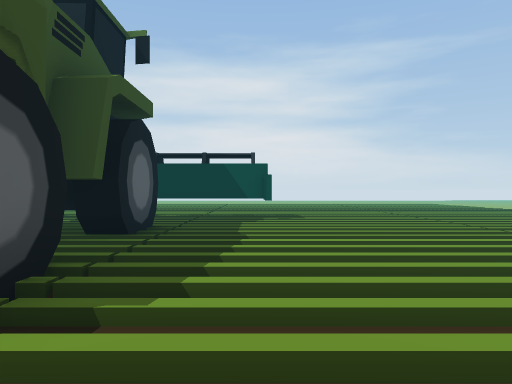
view 1 (above)

21 first-person views from a walk through a scene from a Unity 3-D project. The camera is 1.4 m above the floor, looks level and sees 70° across. The floor is counted in squares, 2 m on a side. Each view is taken from the middle of a square. On the plan, view 1 faces up. The plan holds only what a view shows up to about 11 squares ahead; the rest is blank. The place goes on beyond the plan. The player is left out. Some animated figures are left out. Some surface patterns are stand-ins.

view 2
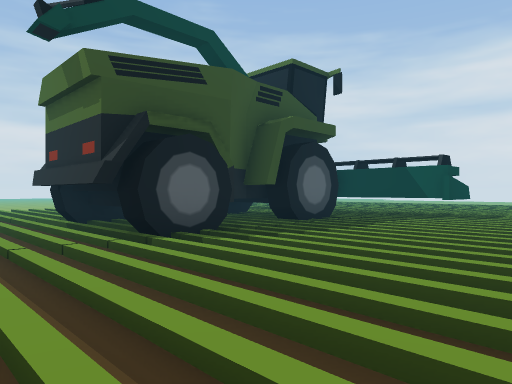

view 3
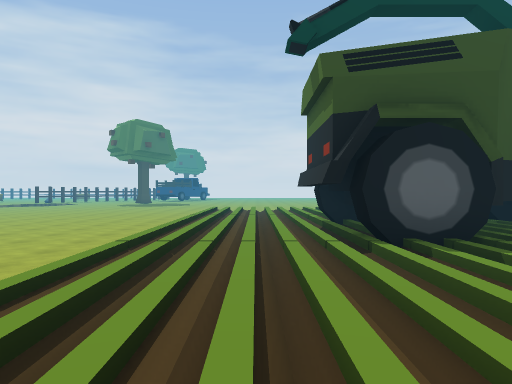

view 4
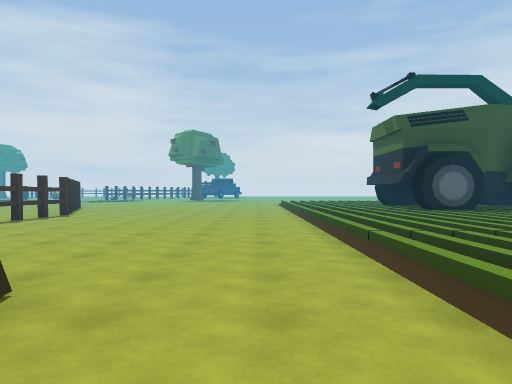

view 5
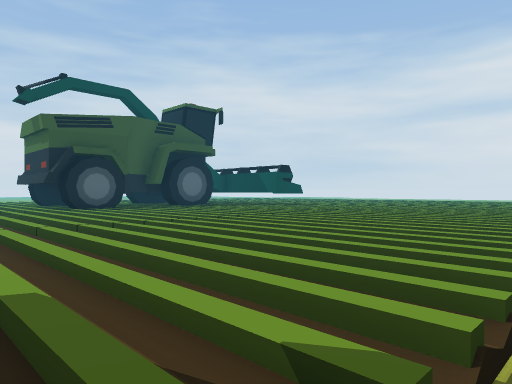

view 6
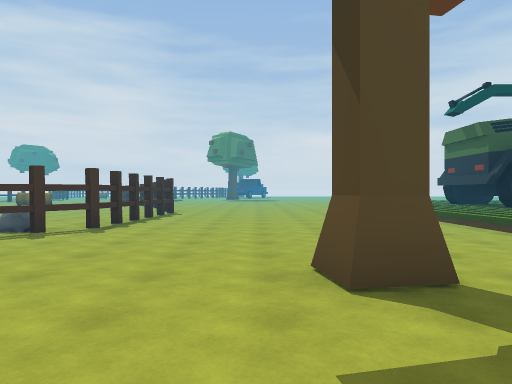

view 7
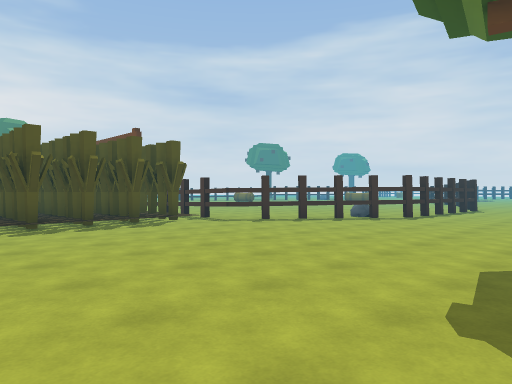

view 8
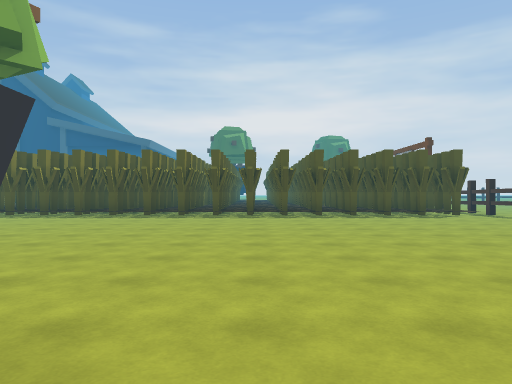

view 9
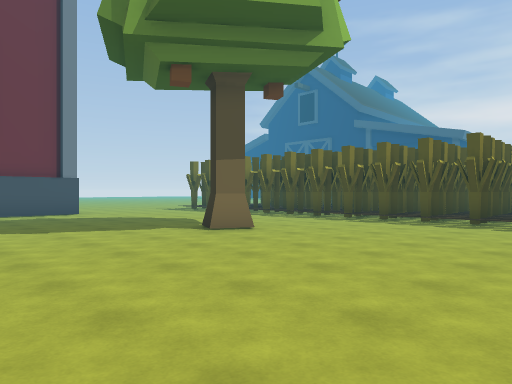

view 10
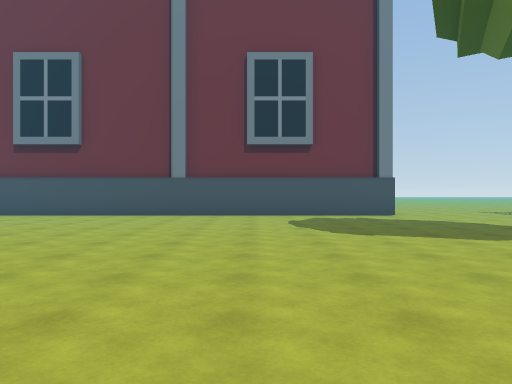

view 11
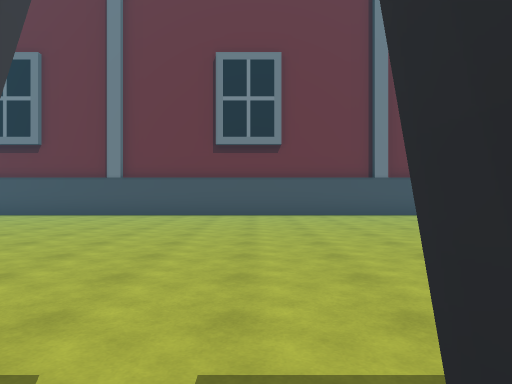

view 12
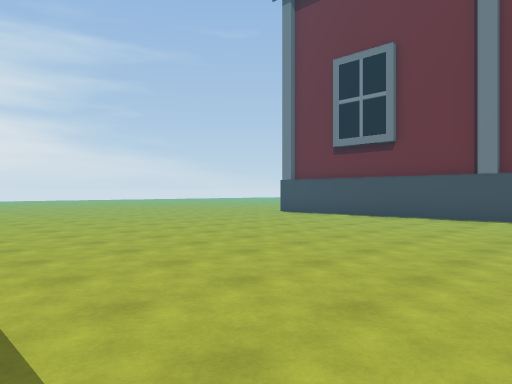

view 13
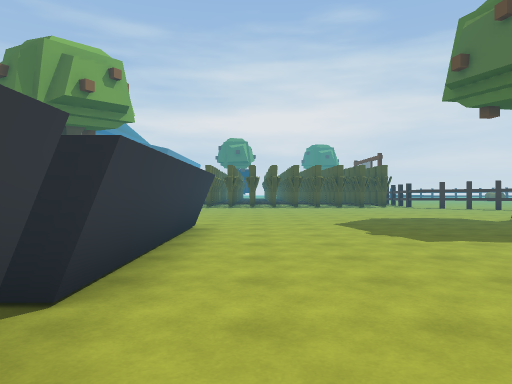

view 14
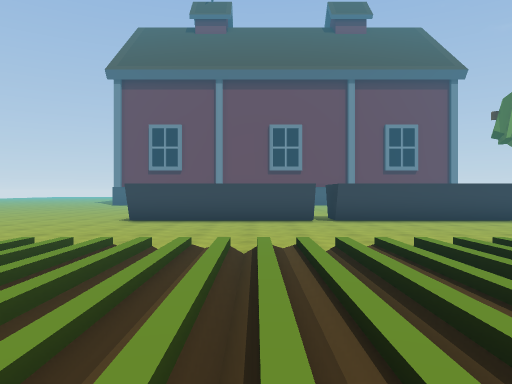

view 15
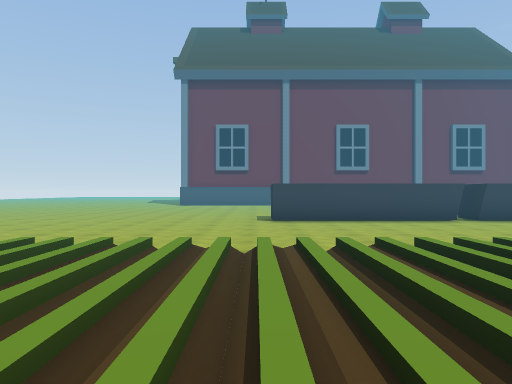

view 16
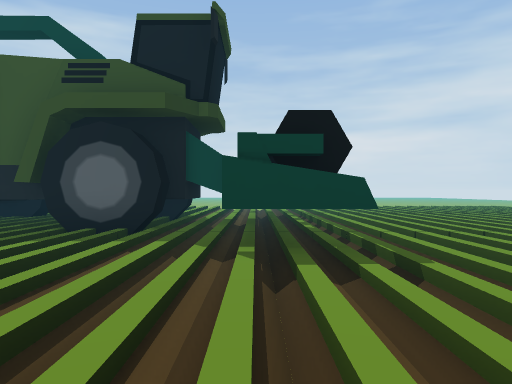

view 17
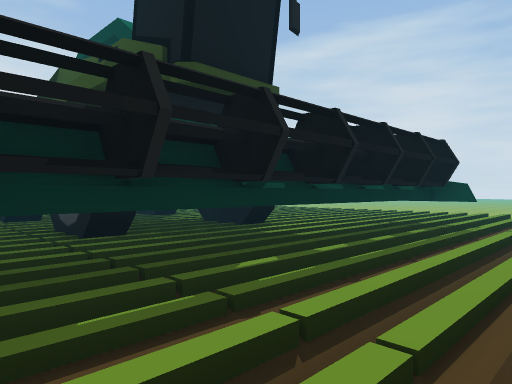

view 18
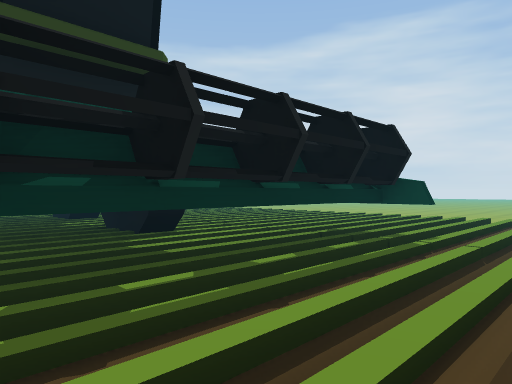

view 19
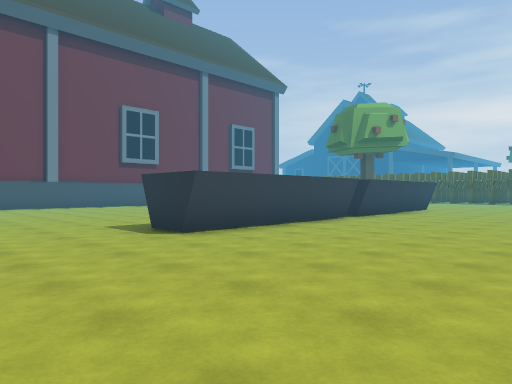

view 20
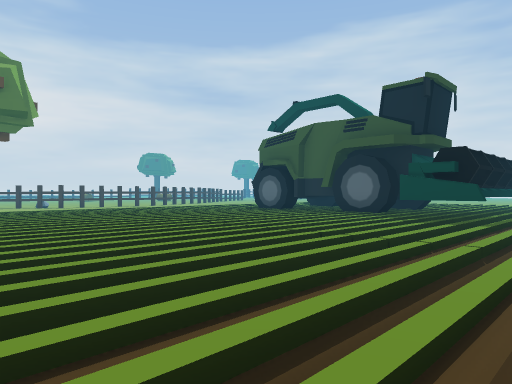

view 21
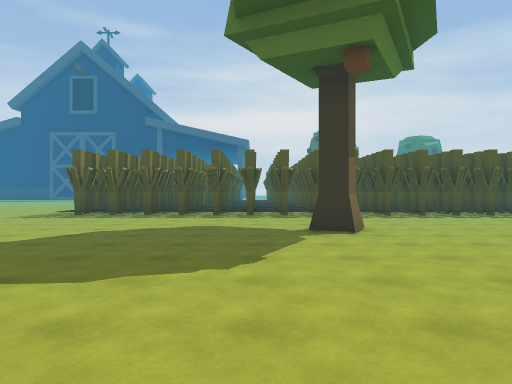

### Floor plan
Key: @ floor where view 1 was taken; # wall or solid block; . floor; / step, stairs or slope; W wheel; T tree.
Columns run from 7 left of view 1 to 28 right of it. Each row starts with its distance up from view 1.
 11 ////////////////....... .........
 10 ////////////////.................#
  9 #/######////////.................#
  8 ########////////.................#
  7 ///##///////////.....##..........#
  6 //W##W//////////.....# ..........#
  5 //W##W//////////.....# ..........#
  4 //####//////////.....# ..........#
  3 //####//////////.....# ..........#
  2 //W##W//////////.................#
  1 //####//////////.....##..........#
  0 ///////@////////.....#   ........#
 -1 ////////////////.....#    .......#
 -2 ////////////////.....#  .........#
 -3 .....................# ..........#
 -4 .................................#
 -5 .............T...................#
 -6 ... .............................#
 -7     .............................#
 -8     .............................#
 -9     ######................TT......
-10          ## .......................
-11            ##......................
-12             ##////////////////////..
-13              #####################..

Where each view was taken, in squares from view 1:
view 1: 0 up, 0 right, facing up
view 2: 1 down, 3 right, facing up-left
view 3: 0 up, 3 right, facing left
view 4: 3 down, 8 right, facing left
view 5: 2 down, 9 right, facing up-left
view 6: 6 down, 9 right, facing left
view 7: 5 down, 12 right, facing down-left
view 8: 2 down, 13 right, facing down
view 9: 4 down, 14 right, facing down-right
view 10: 4 down, 15 right, facing right
view 11: 2 up, 15 right, facing right
view 12: 4 up, 16 right, facing up-right
view 13: 4 up, 13 right, facing down
view 14: 4 up, 4 right, facing right
view 15: 8 up, 4 right, facing right
view 16: 8 up, 4 right, facing left
view 17: 11 up, 0 right, facing down-left
view 18: 11 up, 2 left, facing down-left
view 19: 11 up, 9 right, facing down-right
view 20: 11 up, 8 right, facing down-left
view 21: 2 down, 21 right, facing down
